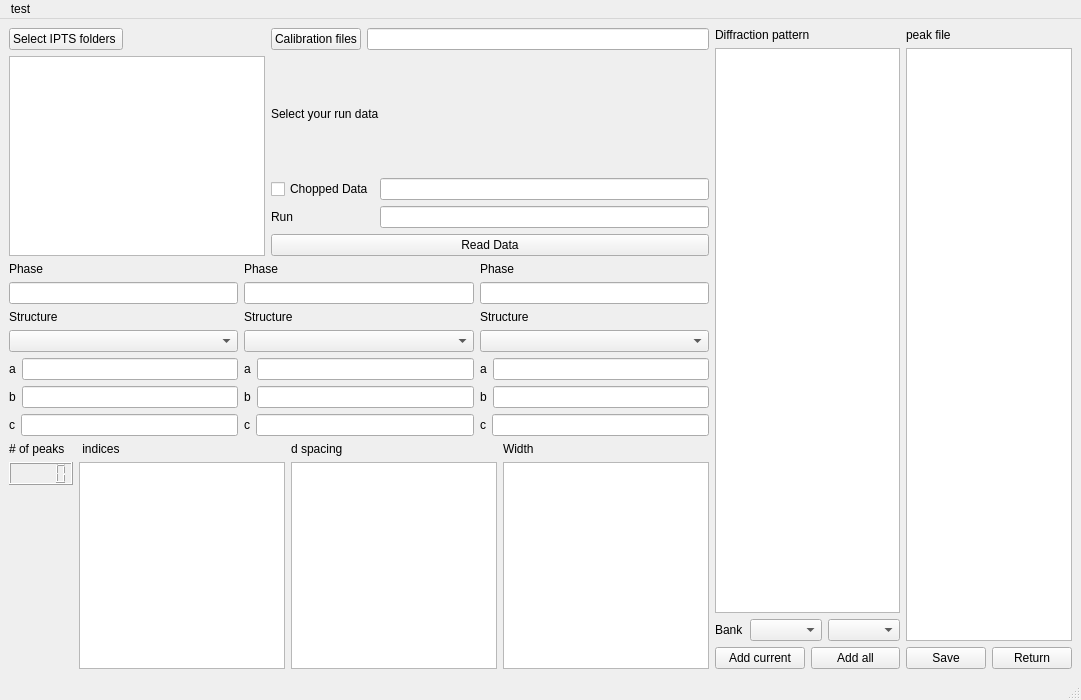
<?xml version="1.0" encoding="UTF-8"?>
<ui version="4.0">
 <class>MainWindow</class>
 <widget class="QMainWindow" name="MainWindow">
  <property name="geometry">
   <rect>
    <x>0</x>
    <y>0</y>
    <width>1081</width>
    <height>700</height>
   </rect>
  </property>
  <property name="windowTitle">
   <string>MainWindow</string>
  </property>
  <widget class="QWidget" name="centralwidget">
   <layout class="QGridLayout" name="gridLayout_3">
    <item row="0" column="0">
     <layout class="QHBoxLayout" name="horizontalLayout_18">
      <item>
       <layout class="QVBoxLayout" name="verticalLayout_10">
        <item>
         <layout class="QHBoxLayout" name="horizontalLayout_13">
          <item>
           <layout class="QVBoxLayout" name="verticalLayout">
            <item>
             <widget class="QPushButton" name="pushButton_8">
              <property name="sizePolicy">
               <sizepolicy hsizetype="Fixed" vsizetype="Fixed">
                <horstretch>0</horstretch>
                <verstretch>0</verstretch>
               </sizepolicy>
              </property>
              <property name="minimumSize">
               <size>
                <width>60</width>
                <height>0</height>
               </size>
              </property>
              <property name="toolTip">
               <string>&lt;html&gt;&lt;head/&gt;&lt;body&gt;&lt;p&gt;push this button wil have blabla effect!&lt;/p&gt;&lt;/body&gt;&lt;/html&gt;</string>
              </property>
              <property name="text">
               <string>Select IPTS folders </string>
              </property>
             </widget>
            </item>
            <item>
             <widget class="QTreeView" name="treeView_2">
              <property name="sizePolicy">
               <sizepolicy hsizetype="Fixed" vsizetype="Expanding">
                <horstretch>0</horstretch>
                <verstretch>0</verstretch>
               </sizepolicy>
              </property>
              <property name="minimumSize">
               <size>
                <width>60</width>
                <height>0</height>
               </size>
              </property>
             </widget>
            </item>
           </layout>
          </item>
          <item>
           <layout class="QVBoxLayout" name="verticalLayout_2">
            <item>
             <layout class="QHBoxLayout" name="horizontalLayout">
              <item>
               <widget class="QPushButton" name="pushButton_9">
                <property name="text">
                 <string>Calibration files</string>
                </property>
               </widget>
              </item>
              <item>
               <widget class="QLineEdit" name="lineEdit_3">
                <property name="text">
                 <string/>
                </property>
               </widget>
              </item>
             </layout>
            </item>
            <item>
             <layout class="QHBoxLayout" name="horizontalLayout_2">
              <item>
               <widget class="QLabel" name="label_11">
                <property name="text">
                 <string>Select your run data</string>
                </property>
               </widget>
              </item>
             </layout>
            </item>
            <item>
             <layout class="QGridLayout" name="gridLayout">
              <item row="0" column="0">
               <widget class="QCheckBox" name="checkBox_3">
                <property name="text">
                 <string>Chopped Data</string>
                </property>
               </widget>
              </item>
              <item row="0" column="1">
               <widget class="QLineEdit" name="lineEdit_7"/>
              </item>
              <item row="1" column="0">
               <widget class="QLabel" name="label_26">
                <property name="text">
                 <string>Run</string>
                </property>
               </widget>
              </item>
              <item row="1" column="1">
               <widget class="QLineEdit" name="lineEdit_8"/>
              </item>
             </layout>
            </item>
            <item>
             <layout class="QHBoxLayout" name="horizontalLayout_3">
              <item>
               <widget class="QPushButton" name="pushButton_10">
                <property name="toolTip">
                 <string>&lt;html&gt;&lt;head/&gt;&lt;body&gt;&lt;p&gt;push this button wil have blabla effect!&lt;/p&gt;&lt;/body&gt;&lt;/html&gt;</string>
                </property>
                <property name="text">
                 <string>Read Data</string>
                </property>
               </widget>
              </item>
             </layout>
            </item>
           </layout>
          </item>
         </layout>
        </item>
        <item>
         <layout class="QGridLayout" name="gridLayout_2">
          <item row="0" column="1">
           <widget class="QLabel" name="label_30">
            <property name="sizePolicy">
             <sizepolicy hsizetype="Preferred" vsizetype="Fixed">
              <horstretch>0</horstretch>
              <verstretch>0</verstretch>
             </sizepolicy>
            </property>
            <property name="text">
             <string>Phase</string>
            </property>
           </widget>
          </item>
          <item row="0" column="2">
           <widget class="QLabel" name="label_41">
            <property name="sizePolicy">
             <sizepolicy hsizetype="Preferred" vsizetype="Fixed">
              <horstretch>0</horstretch>
              <verstretch>0</verstretch>
             </sizepolicy>
            </property>
            <property name="text">
             <string>Phase</string>
            </property>
           </widget>
          </item>
          <item row="1" column="2">
           <widget class="QLineEdit" name="lineEdit_9">
            <property name="toolTip">
             <string>&lt;html&gt;&lt;head/&gt;&lt;body&gt;&lt;p&gt;with phase information, plot the peaks' from unit cell. &lt;/p&gt;&lt;p&gt;This is just the title of the phase&lt;/p&gt;&lt;/body&gt;&lt;/html&gt;</string>
            </property>
           </widget>
          </item>
          <item row="3" column="2">
           <widget class="QComboBox" name="comboBox_6"/>
          </item>
          <item row="5" column="0">
           <layout class="QHBoxLayout" name="horizontalLayout_7">
            <item>
             <widget class="QLabel" name="label_44">
              <property name="text">
               <string>b</string>
              </property>
             </widget>
            </item>
            <item>
             <widget class="QLineEdit" name="lineEdit_13"/>
            </item>
           </layout>
          </item>
          <item row="5" column="1">
           <layout class="QHBoxLayout" name="horizontalLayout_10">
            <item>
             <widget class="QLabel" name="label_47">
              <property name="text">
               <string>b</string>
              </property>
             </widget>
            </item>
            <item>
             <widget class="QLineEdit" name="lineEdit_16"/>
            </item>
           </layout>
          </item>
          <item row="6" column="0">
           <layout class="QHBoxLayout" name="horizontalLayout_12">
            <item>
             <widget class="QLabel" name="label_49">
              <property name="text">
               <string>c</string>
              </property>
             </widget>
            </item>
            <item>
             <widget class="QLineEdit" name="lineEdit_18"/>
            </item>
           </layout>
          </item>
          <item row="4" column="2">
           <layout class="QHBoxLayout" name="horizontalLayout_6">
            <item>
             <widget class="QLabel" name="label_43">
              <property name="text">
               <string>a</string>
              </property>
             </widget>
            </item>
            <item>
             <widget class="QLineEdit" name="lineEdit_12"/>
            </item>
           </layout>
          </item>
          <item row="4" column="0">
           <layout class="QHBoxLayout" name="horizontalLayout_4">
            <item>
             <widget class="QLabel" name="label_31">
              <property name="text">
               <string>a</string>
              </property>
             </widget>
            </item>
            <item>
             <widget class="QLineEdit" name="lineEdit_10"/>
            </item>
           </layout>
          </item>
          <item row="2" column="1">
           <widget class="QLabel" name="label_37">
            <property name="text">
             <string>Structure</string>
            </property>
           </widget>
          </item>
          <item row="2" column="2">
           <widget class="QLabel" name="label_27">
            <property name="text">
             <string>Structure</string>
            </property>
           </widget>
          </item>
          <item row="2" column="0">
           <widget class="QLabel" name="label_38">
            <property name="text">
             <string>Structure</string>
            </property>
           </widget>
          </item>
          <item row="4" column="1">
           <layout class="QHBoxLayout" name="horizontalLayout_5">
            <item>
             <widget class="QLabel" name="label_42">
              <property name="text">
               <string>a</string>
              </property>
             </widget>
            </item>
            <item>
             <widget class="QLineEdit" name="lineEdit_11"/>
            </item>
           </layout>
          </item>
          <item row="1" column="0">
           <widget class="QLineEdit" name="lineEdit">
            <property name="toolTip">
             <string>&lt;html&gt;&lt;head/&gt;&lt;body&gt;&lt;p&gt;with phase information, plot the peaks' from unit cell. &lt;/p&gt;&lt;p&gt;This is just the title of the phase&lt;/p&gt;&lt;/body&gt;&lt;/html&gt;</string>
            </property>
           </widget>
          </item>
          <item row="3" column="1">
           <widget class="QComboBox" name="comboBox_7"/>
          </item>
          <item row="1" column="1">
           <widget class="QLineEdit" name="lineEdit_4">
            <property name="toolTip">
             <string>&lt;html&gt;&lt;head/&gt;&lt;body&gt;&lt;p&gt;with phase information, plot the peaks' from unit cell. &lt;/p&gt;&lt;p&gt;This is just the title of the phase&lt;/p&gt;&lt;/body&gt;&lt;/html&gt;</string>
            </property>
           </widget>
          </item>
          <item row="3" column="0">
           <widget class="QComboBox" name="comboBox_8"/>
          </item>
          <item row="5" column="2">
           <layout class="QHBoxLayout" name="horizontalLayout_9">
            <item>
             <widget class="QLabel" name="label_46">
              <property name="text">
               <string>b</string>
              </property>
             </widget>
            </item>
            <item>
             <widget class="QLineEdit" name="lineEdit_15"/>
            </item>
           </layout>
          </item>
          <item row="6" column="1">
           <layout class="QHBoxLayout" name="horizontalLayout_8">
            <item>
             <widget class="QLabel" name="label_45">
              <property name="text">
               <string>c</string>
              </property>
             </widget>
            </item>
            <item>
             <widget class="QLineEdit" name="lineEdit_14"/>
            </item>
           </layout>
          </item>
          <item row="0" column="0">
           <widget class="QLabel" name="label_28">
            <property name="sizePolicy">
             <sizepolicy hsizetype="Preferred" vsizetype="Fixed">
              <horstretch>0</horstretch>
              <verstretch>0</verstretch>
             </sizepolicy>
            </property>
            <property name="text">
             <string>Phase</string>
            </property>
           </widget>
          </item>
          <item row="6" column="2">
           <layout class="QHBoxLayout" name="horizontalLayout_11">
            <item>
             <widget class="QLabel" name="label_48">
              <property name="text">
               <string>c</string>
              </property>
             </widget>
            </item>
            <item>
             <widget class="QLineEdit" name="lineEdit_17"/>
            </item>
           </layout>
          </item>
         </layout>
        </item>
        <item>
         <layout class="QHBoxLayout" name="horizontalLayout_14">
          <item>
           <layout class="QVBoxLayout" name="verticalLayout_3">
            <item>
             <widget class="QLabel" name="label_24">
              <property name="text">
               <string># of peaks</string>
              </property>
             </widget>
            </item>
            <item>
             <widget class="QLCDNumber" name="lcdNumber">
              <property name="layoutDirection">
               <enum>Qt::LeftToRight</enum>
              </property>
             </widget>
            </item>
            <item>
             <spacer name="verticalSpacer">
              <property name="orientation">
               <enum>Qt::Vertical</enum>
              </property>
              <property name="sizeHint" stdset="0">
               <size>
                <width>20</width>
                <height>40</height>
               </size>
              </property>
             </spacer>
            </item>
           </layout>
          </item>
          <item>
           <layout class="QVBoxLayout" name="verticalLayout_5">
            <item>
             <widget class="QLabel" name="label_10">
              <property name="text">
               <string> indices</string>
              </property>
             </widget>
            </item>
            <item>
             <widget class="QTableWidget" name="tableWidget_2"/>
            </item>
           </layout>
          </item>
          <item>
           <layout class="QVBoxLayout" name="verticalLayout_6">
            <item>
             <widget class="QLabel" name="label_25">
              <property name="text">
               <string>d spacing</string>
              </property>
             </widget>
            </item>
            <item>
             <widget class="QTableWidget" name="tableWidget_3"/>
            </item>
           </layout>
          </item>
          <item>
           <layout class="QVBoxLayout" name="verticalLayout_7">
            <item>
             <widget class="QLabel" name="label_13">
              <property name="text">
               <string>Width</string>
              </property>
             </widget>
            </item>
            <item>
             <widget class="QTableWidget" name="tableWidget_4">
              <property name="toolTip">
               <string>&lt;html&gt;&lt;head/&gt;&lt;body&gt;&lt;p&gt;Peak width is the fitting range for 2 peaks.&lt;/p&gt;&lt;p&gt;It will be picked up by xmin and xmax of the graph&lt;/p&gt;&lt;/body&gt;&lt;/html&gt;</string>
              </property>
             </widget>
            </item>
           </layout>
          </item>
         </layout>
        </item>
       </layout>
      </item>
      <item>
       <layout class="QVBoxLayout" name="verticalLayout_8">
        <item>
         <widget class="QLabel" name="label_2">
          <property name="text">
           <string>Diffraction pattern</string>
          </property>
         </widget>
        </item>
        <item>
         <widget class="QGraphicsView" name="graphicsView"/>
        </item>
        <item>
         <layout class="QHBoxLayout" name="horizontalLayout_15">
          <item>
           <widget class="QLabel" name="label_4">
            <property name="text">
             <string>Bank</string>
            </property>
           </widget>
          </item>
          <item>
           <widget class="QComboBox" name="comboBox"/>
          </item>
          <item>
           <widget class="QComboBox" name="comboBox_2"/>
          </item>
         </layout>
        </item>
        <item>
         <layout class="QHBoxLayout" name="horizontalLayout_16">
          <item>
           <widget class="QPushButton" name="pushButton_4">
            <property name="toolTip">
             <string>&lt;html&gt;&lt;head/&gt;&lt;body&gt;&lt;p&gt;Add currently selected and fitted peaks to 'Peak File' to the right&lt;/p&gt;&lt;/body&gt;&lt;/html&gt;</string>
            </property>
            <property name="text">
             <string>Add current</string>
            </property>
           </widget>
          </item>
          <item>
           <widget class="QPushButton" name="pushButton_7">
            <property name="toolTip">
             <string>&lt;html&gt;&lt;head/&gt;&lt;body&gt;&lt;p&gt;Is used for the case that user can give the unit cell size&lt;/p&gt;&lt;/body&gt;&lt;/html&gt;</string>
            </property>
            <property name="text">
             <string>Add all</string>
            </property>
           </widget>
          </item>
         </layout>
        </item>
       </layout>
      </item>
      <item>
       <layout class="QVBoxLayout" name="verticalLayout_9">
        <item>
         <widget class="QLabel" name="label_3">
          <property name="text">
           <string>peak file</string>
          </property>
         </widget>
        </item>
        <item>
         <widget class="QTableWidget" name="tableWidget"/>
        </item>
        <item>
         <layout class="QHBoxLayout" name="horizontalLayout_17">
          <item>
           <widget class="QPushButton" name="pushButton_6">
            <property name="toolTip">
             <string>&lt;html&gt;&lt;head/&gt;&lt;body&gt;&lt;p&gt;push this button wil have blabla effect!&lt;/p&gt;&lt;/body&gt;&lt;/html&gt;</string>
            </property>
            <property name="text">
             <string>Save</string>
            </property>
           </widget>
          </item>
          <item>
           <widget class="QPushButton" name="pushButton_5">
            <property name="toolTip">
             <string>&lt;html&gt;&lt;head/&gt;&lt;body&gt;&lt;p&gt;push this button wil have blabla effect!&lt;/p&gt;&lt;/body&gt;&lt;/html&gt;</string>
            </property>
            <property name="text">
             <string>Return</string>
            </property>
           </widget>
          </item>
         </layout>
        </item>
       </layout>
      </item>
     </layout>
    </item>
   </layout>
   <zorder>pushButton_8</zorder>
   <zorder>horizontalLayoutWidget_18</zorder>
  </widget>
  <widget class="QMenuBar" name="menubar">
   <property name="geometry">
    <rect>
     <x>0</x>
     <y>0</y>
     <width>1081</width>
     <height>25</height>
    </rect>
   </property>
   <widget class="QMenu" name="menuTest">
    <property name="title">
     <string>test</string>
    </property>
    <addaction name="actionExit"/>
   </widget>
   <addaction name="menuTest"/>
  </widget>
  <widget class="QStatusBar" name="statusbar"/>
  <action name="actionExit">
   <property name="text">
    <string>exit</string>
   </property>
  </action>
 </widget>
 <resources/>
 <connections/>
</ui>
